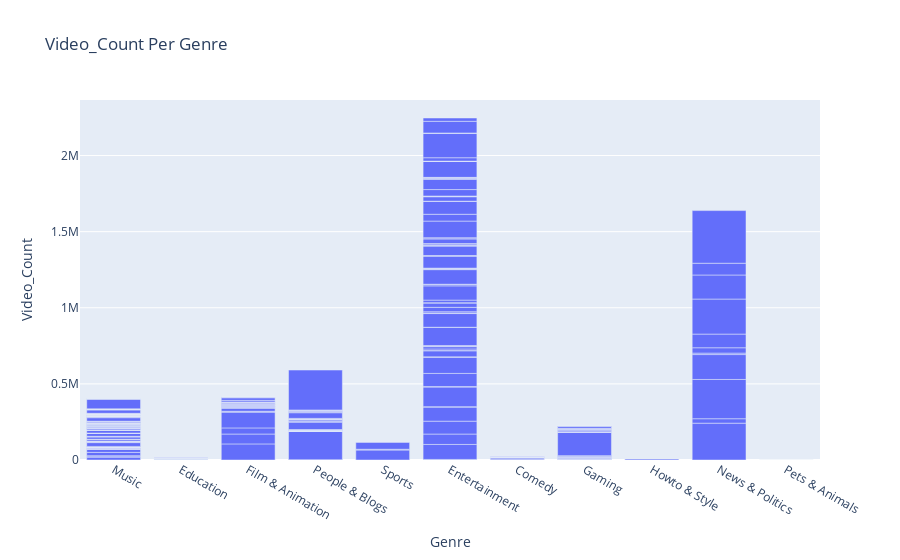

Notebook code cell kept with this figure:
### Code cell
px.bar(data_frame=df ,x='Genre',y='Video_Count',title='Video_Count Per Genre')

### Figure 1 — Plotly figure (JSON) as saved in the notebook; plotly's stock layout.template omitted (floating-point values rounded to 4 significant figures; data arrays with more than 128 entries replaced by an {"elided": "..."} marker saying what was removed)
{"data": [{"alignmentgroup": "True", "hovertemplate": "Genre=%{x}<br>Video_Count=%{y}<extra></extra>", "legendgroup": "", "marker": {"color": "#636efa", "pattern": {"shape": ""}}, "name": "", "offsetgroup": "", "orientation": "v", "showlegend": false, "textposition": "auto", "type": "bar", "x": {"elided": "296 str values"}, "xaxis": "x", "y": {"elided": "296 int values"}, "yaxis": "y"}], "layout": {"barmode": "relative", "legend": {"tracegroupgap": 0}, "title": {"text": "Video_Count Per Genre"}, "xaxis": {"anchor": "y", "domain": [0, 1], "title": {"text": "Genre"}}, "yaxis": {"anchor": "x", "domain": [0, 1], "title": {"text": "Video_Count"}}}}
